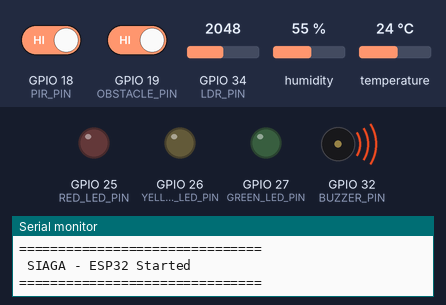
This sketch was run on a simulated ESP32. On the bench: output pins drawn as LEDs (lit = HIGH), buzzer (waves = sounding), the last lines printed to the serial monitor. The inputs (shaded band) are chosen by the test bench; at power-on: GPIO 34 (LDR_PIN) = 2048, GPIO 18 (PIR_PIN) HIGH, GPIO 19 (OBSTACLE_PIN) HIGH, humidity 55 %, temperature 24 °C.

Above: at 1.2 s.
1.3 s: GPIO 34 (LDR_PIN) set to 1551
At 1.9 s:
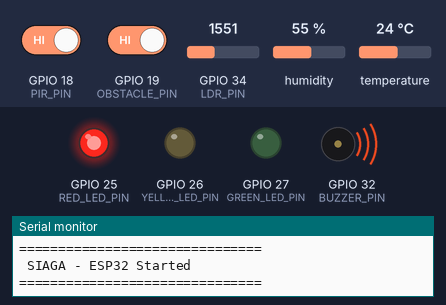
8.5 s: GPIO 34 (LDR_PIN) set to 1439
At 9.9 s:
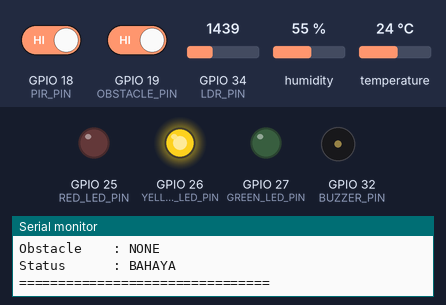
12.0 s: GPIO 18 (PIR_PIN) driven LOW
At 12.78 s:
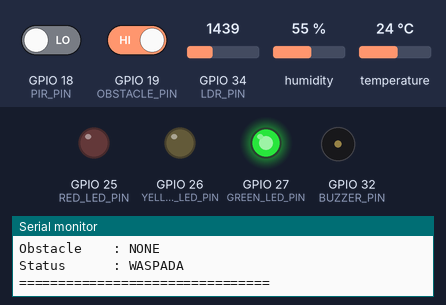
15.5 s: GPIO 34 (LDR_PIN) set to 0
25.4 s: GPIO 19 (OBSTACLE_PIN) driven LOW
At 26.32 s:
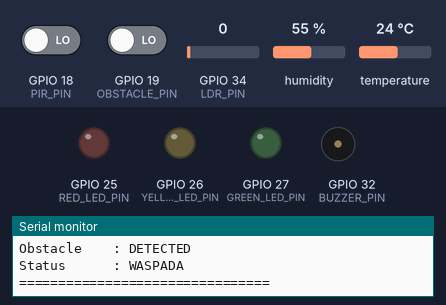
29.5 s: GPIO 34 (LDR_PIN) set to 491
Timing chart, 0 to 40.4 s (numbered marks = the images above; inputs shaded):
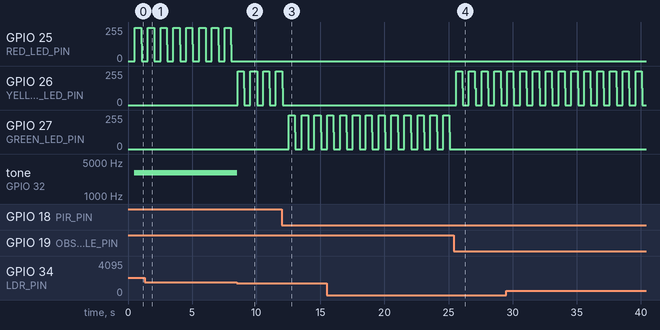

Measured:
- the behaviour switches between 1501 and 1500 on GPIO 34 (LDR_PIN) (found by bisection; images 1 and 2)
- after the input at 8.5 s, GPIO 25 (RED_LED_PIN): stops changing and stays 0/255; tone on GPIO 32 (BUZZER_PIN): 3000 Hz → silent at once
- after the input at 12.0 s, GPIO 26 (YELLOW_LED_PIN): goes on until 12.1 s, then stays 0/255
- after the input at 25.4 s, GPIO 27 (GREEN_LED_PIN): stops changing and stays 0/255

The sketch:

main.ino
```cpp
// ======================================================
// SIAGA - ESP32 (Non-Blocking Status Based)
// Refactored version — behavior identik dengan baseline.
//
// Fitur:
// - DHT11 (temperature & humidity)
// - PIR HC-SR501 (motion detection)
// - LDR Module (analog light intensity)
// - Obstacle Sensor (digital object detection)
// - LED status: Hijau (NORMAL) / Kuning (WASPADA) / Merah (BAHAYA)
// - Passive Buzzer (aktif hanya saat BAHAYA)
//
// Catatan penting:
// - Semua timing menggunakan millis() (non-blocking).
// - Pengurangan unsigned long (now - last) aman terhadap
//   overflow millis() setelah ~49 hari, karena aritmatika
//   unsigned wrap-around otomatis menghasilkan hasil yang benar.
// ======================================================

#include <DHT.h>

// ======================================================
// CONFIGURATION
// ======================================================
// Semua parameter hardware, threshold, dan timing dikumpulkan
// di sini agar mudah ditemukan dan diubah tanpa menelusuri
// seluruh file.

// ---------------- Pin Definitions ----------------
// WAJIB TIDAK DIUBAH — sesuai hardware yang sudah terpasang & teruji.
constexpr uint8_t DHT_PIN        = 4;
#define DHTTYPE DHT11

constexpr uint8_t PIR_PIN        = 18;
constexpr uint8_t LDR_PIN        = 34;
constexpr uint8_t OBSTACLE_PIN   = 19;

constexpr uint8_t RED_LED_PIN    = 25;
constexpr uint8_t YELLOW_LED_PIN = 26;
constexpr uint8_t GREEN_LED_PIN  = 27;

constexpr uint8_t BUZZER_PIN     = 32;

// ---------------- Threshold Configuration ----------------
// Nilai default dipertahankan sama persis dengan baseline.
constexpr int   DARK_THRESHOLD     = 1500; // nilaiCahaya > ini dianggap gelap
constexpr float DANGER_TEMPERATURE = 32.0f; // suhu >= ini dianggap bahaya
constexpr int   BUZZER_FREQUENCY   = 3000;  // Hz

// ---------------- Timing Configuration ----------------
// Interval default dipertahankan sama persis dengan baseline.
constexpr unsigned long DHT_INTERVAL      = 2000;
constexpr unsigned long PIR_INTERVAL      = 100;
constexpr unsigned long LDR_INTERVAL      = 500;
constexpr unsigned long OBSTACLE_INTERVAL = 100;
constexpr unsigned long SERIAL_INTERVAL   = 2000;
constexpr unsigned long BLINK_INTERVAL    = 500;

// ======================================================
// SENSOR STATE
// ======================================================
// Dikelompokkan dalam satu struct supaya jelas data mana yang
// merupakan "hasil bacaan sensor", terpisah dari status sistem.
struct SensorData {
  float temperature = 0.0f;
  float humidity     = 0.0f;
  bool  dhtValid      = false; // true jika bacaan DHT11 terakhir valid

  int   lightLevel    = 0;

  bool  motionDetected = false;

  int   obstacleRaw    = HIGH;
  bool  objectDetected = false;
};

SensorData sensorData;

// ======================================================
// SYSTEM STATE
// ======================================================
enum class SystemStatus {
  NORMAL,
  WASPADA,
  BAHAYA
};

SystemStatus currentStatus = SystemStatus::NORMAL;

// State untuk blink LED (non-blocking)
bool ledBlinkState = false;

// Timer terakhir untuk setiap task, dipakai bersama millis()
unsigned long lastDhtRead      = 0;
unsigned long lastPirRead      = 0;
unsigned long lastLdrRead      = 0;
unsigned long lastObstacleRead = 0;
unsigned long lastSerialPrint  = 0;
unsigned long lastBlinkToggle  = 0;

DHT dht(DHT_PIN, DHTTYPE);

// ======================================================
// SETUP
// ======================================================
void setup() {
  Serial.begin(115200);

  pinMode(RED_LED_PIN, OUTPUT);
  pinMode(YELLOW_LED_PIN, OUTPUT);
  pinMode(GREEN_LED_PIN, OUTPUT);

  pinMode(PIR_PIN, INPUT);
  pinMode(LDR_PIN, INPUT);
  pinMode(OBSTACLE_PIN, INPUT);
  pinMode(BUZZER_PIN, OUTPUT);

  dht.begin();

  Serial.println(F("==============================="));
  Serial.println(F(" SIAGA - ESP32 Started"));
  Serial.println(F("==============================="));
}

// ======================================================
// LOOP
// ======================================================
void loop() {
  const unsigned long now = millis();

  // --- Sensor Reading (masing-masing punya interval sendiri,
  //     tidak saling memblokir) ---
  if (now - lastDhtRead >= DHT_INTERVAL) {
    lastDhtRead = now;
    readDHT();
  }

  if (now - lastPirRead >= PIR_INTERVAL) {
    lastPirRead = now;
    readPIR();
  }

  if (now - lastLdrRead >= LDR_INTERVAL) {
    lastLdrRead = now;
    readLDR();
  }

  if (now - lastObstacleRead >= OBSTACLE_INTERVAL) {
    lastObstacleRead = now;
    readObstacle();
  }

  // --- Logic Processing ---
  updateSystemStatus();

  // --- Output Control ---
  updateLedBlinkState(now);
  updateLed();
  updateBuzzer();

  // --- Serial Monitoring ---
  if (now - lastSerialPrint >= SERIAL_INTERVAL) {
    lastSerialPrint = now;
    printSensorData();
    printSystemStatus();
  }
}

// ======================================================
// SENSOR READING
// ======================================================

// DHT11: temperature & humidity.
// Jika bacaan gagal (NaN), nilai suhu/kelembapan lama tetap
// dipertahankan (tidak direset), sama seperti baseline.
// dhtValid hanya dipakai untuk pelaporan/diagnostik, TIDAK
// mempengaruhi logic status (lihat catatan di bagian akhir).
void readDHT() {
  float t = dht.readTemperature();
  float h = dht.readHumidity();

  if (!isnan(t) && !isnan(h)) {
    sensorData.temperature = t;
    sensorData.humidity    = h;
    sensorData.dhtValid    = true;
  } else {
    sensorData.dhtValid = false;
  }
}

// PIR: motion detection.
void readPIR() {
  sensorData.motionDetected = digitalRead(PIR_PIN);
}

// LDR: analog light intensity.
void readLDR() {
  sensorData.lightLevel = analogRead(LDR_PIN);
}

// Obstacle sensor: LOW berarti objek terdeteksi (sesuai wiring modul).
void readObstacle() {
  sensorData.obstacleRaw    = digitalRead(OBSTACLE_PIN);
  sensorData.objectDetected = (sensorData.obstacleRaw == LOW);
}

// ======================================================
// LOGIC PROCESSING
// ======================================================

// Menentukan status sistem berdasarkan kombinasi sensor.
// Prioritas: BAHAYA > WASPADA > NORMAL.
// Logic ini sengaja dipertahankan identik dengan baseline.
void updateSystemStatus() {
  const bool isDark       = sensorData.lightLevel > DARK_THRESHOLD;
  const bool isTempDanger = sensorData.temperature >= DANGER_TEMPERATURE;

  if (sensorData.motionDetected && (isTempDanger || isDark)) {
    currentStatus = SystemStatus::BAHAYA;
  } else if (sensorData.motionDetected || sensorData.objectDetected) {
    currentStatus = SystemStatus::WASPADA;
  } else {
    currentStatus = SystemStatus::NORMAL;
  }
}

// ======================================================
// OUTPUT CONTROL
// ======================================================

// Timer blink terpisah dari penulisan LED itu sendiri, supaya
// "kapan LED berkedip" dan "LED mana yang aktif" tidak bercampur.
void updateLedBlinkState(unsigned long now) {
  if (now - lastBlinkToggle >= BLINK_INTERVAL) {
    lastBlinkToggle = now;
    ledBlinkState = !ledBlinkState;
  }
}

// Hanya satu LED yang boleh menyala sesuai status saat ini.
void updateLed() {
  digitalWrite(RED_LED_PIN, LOW);
  digitalWrite(YELLOW_LED_PIN, LOW);
  digitalWrite(GREEN_LED_PIN, LOW);

  if (!ledBlinkState) {
    return; // Fase "mati" dari siklus blink.
  }

  switch (currentStatus) {
    case SystemStatus::NORMAL:
      digitalWrite(GREEN_LED_PIN, HIGH);
      break;
    case SystemStatus::WASPADA:
      digitalWrite(YELLOW_LED_PIN, HIGH);
      break;
    case SystemStatus::BAHAYA:
      digitalWrite(RED_LED_PIN, HIGH);
      break;
  }
}

// Buzzer hanya aktif saat status BAHAYA.
void updateBuzzer() {
  if (currentStatus == SystemStatus::BAHAYA) {
    tone(BUZZER_PIN, BUZZER_FREQUENCY);
  } else {
    noTone(BUZZER_PIN);
  }
}

// ======================================================
// SERIAL MONITORING
// ======================================================

const char* statusToString(SystemStatus s) {
  switch (s) {
    case SystemStatus::NORMAL:  return "NORMAL";
    case SystemStatus::WASPADA: return "WASPADA";
    case SystemStatus::BAHAYA:  return "BAHAYA";
  }
  return "UNKNOWN";
}

void printSensorData() {
  Serial.println(F("================================"));
  Serial.println(F("SIAGA SENSOR STATUS"));
  Serial.println(F("================================"));

  Serial.print(F("Temperature : "));
  Serial.print(sensorData.temperature, 1);
  Serial.println(F(" C"));
  if (!sensorData.dhtValid) {
    Serial.println(F("  (warning: last DHT11 read failed, showing last known value)"));
  }

  Serial.print(F("Humidity    : "));
  Serial.print(sensorData.humidity, 1);
  Serial.println(F(" %"));

  Serial.print(F("Light (ADC) : "));
  Serial.println(sensorData.lightLevel);

  Serial.print(F("Motion      : "));
  Serial.println(sensorData.motionDetected ? F("DETECTED") : F("NONE"));

  Serial.print(F("Obstacle DO : "));
  Serial.println(sensorData.obstacleRaw);

  Serial.print(F("Obstacle    : "));
  Serial.println(sensorData.objectDetected ? F("DETECTED") : F("NONE"));
}

void printSystemStatus() {
  Serial.print(F("Status      : "));
  Serial.println(statusToString(currentStatus));
  Serial.println(F("================================"));
}
```
